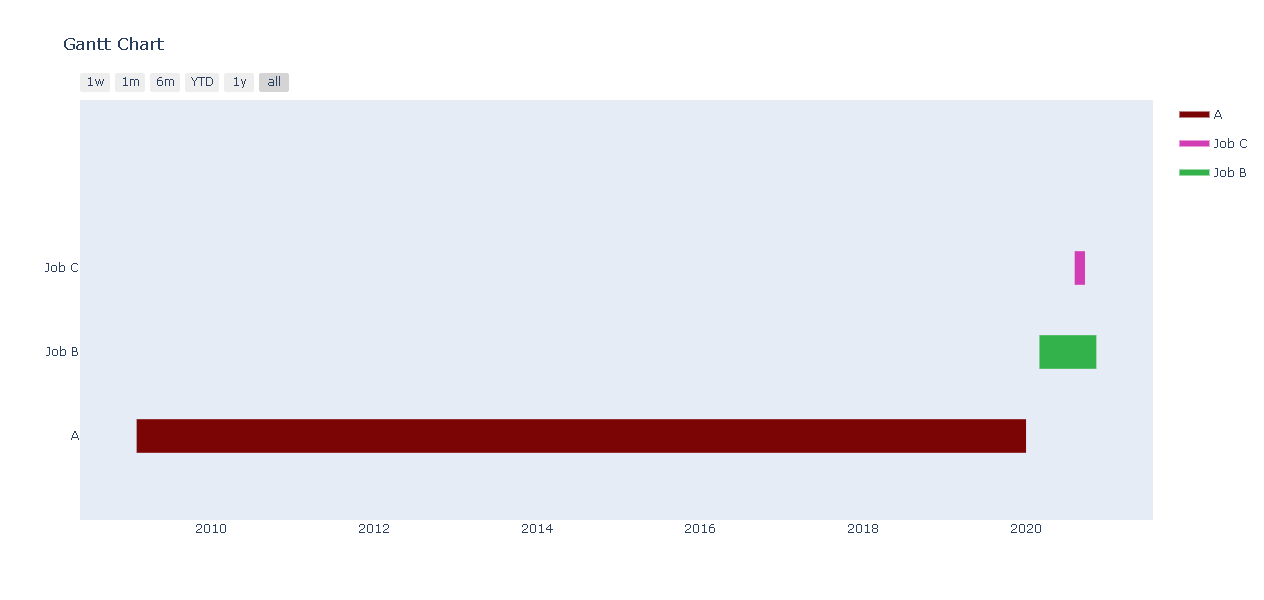

Source code (Python):
import plotly.figure_factory as ff  # Biblioteca usada para criar gráficos

df = [dict(Task="A", Start='2020-01-01', Finish='2009-02-02'), # DataFrame com conjunto de dados
    dict(Task="Job B", Start='2020-03-01', Finish='2020-11-11'),
    dict(Task="Job C", Start='2020-08-06', Finish='2020-09-21')]

colors = ['#7a0504', (0.2, 0.7, 0.3), 'rgb(210, 60, 180)']
fig = ff.create_gantt(df, show_colorbar = True, colors = colors    )  # Cria o objeto com os dados de x e y
fig.show() # Plota o gráfico

# plotly.express pode criar toda a fígura de uma só vez. Ele usa a graph_objects internamente
# long-form data é adequado para armazenar e exibir dados multivariados, ou seja, com dimensões superiores a 2.
